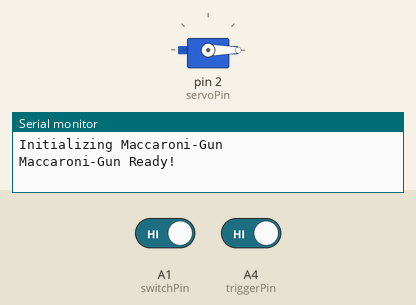
This sketch was run on a simulated Arduino Uno, built with avr-gcc and run on an emulated ATmega328P. Parts: servo, the last lines printed to the serial monitor. Inputs (shaded band) come from the test bench; at power-on: A1 (switchPin) HIGH, A4 (triggerPin) HIGH.

Above: at 6.2 s.
6.3 s: A1 (switchPin) driven LOW and A4 (triggerPin) driven LOW
7.8 s: A4 (triggerPin) driven HIGH
At 9.0 s:
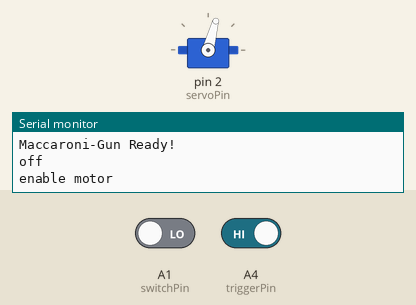
9.3 s: A4 (triggerPin) driven LOW
At 10.3 s:
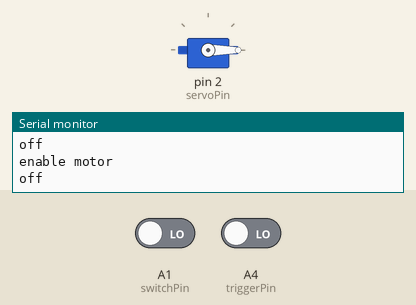
Timing chart, 0 to 12.3 s (numbered marks = the images above; inputs shaded):
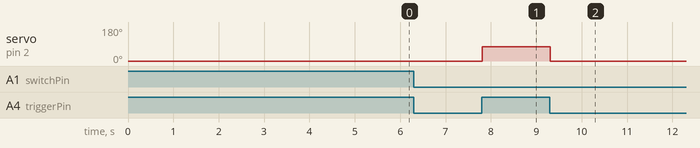

The sketch:

Maccaroni-Gun_V2.ino
```cpp
#include <Servo.h>

Servo servo;
bool oldState = true;
const int servoPin = 2;
const int gndSwitchPin = A2;
const int switchPin = A1;
const int triggerPin = A4;
const int gndTriggerPin = A5;

const uint16_t power = 75;

void setup()
{
  Serial.begin(115200);
  Serial.println("Initializing Maccaroni-Gun");

  // prepare esc controll
  servo.attach(servoPin);
  servo.write(0); // set to 0
  delay(5000);    // let the esc initialize

  // prepare on/off switch
  pinMode(gndSwitchPin, OUTPUT);
  digitalWrite(gndSwitchPin, LOW);
  pinMode(gndTriggerPin, OUTPUT);
  digitalWrite(gndTriggerPin, LOW);
  pinMode(switchPin, INPUT_PULLUP);
  pinMode(triggerPin, INPUT_PULLUP);

  // init done
  Serial.println("Maccaroni-Gun Ready!");
}

void loop()
{
  if (digitalRead(switchPin) == false)    // check if safety is set to "DANGER"
  {
    // transition from off to on
    if ((oldState == false) && (digitalRead(triggerPin) == true))
    {
      Serial.println("enable motor");
      servo.write(power);
    }

    // transition from on to off (only for serial message)
    if ((oldState == true) && (digitalRead(triggerPin) == false))
    {
      Serial.println("off");
      servo.write(0);
    }
  }

  else      // safety switch is set to "SAFE"
  {
    servo.write(0);
  }

  oldState = digitalRead(triggerPin);
  delay(10);
}
```

Measured:
- after the input at 7.8 s, servo on pin 2 (servoPin): 0° → 75° at once
- after the input at 9.3 s, servo on pin 2 (servoPin): 75° → 0° at once
